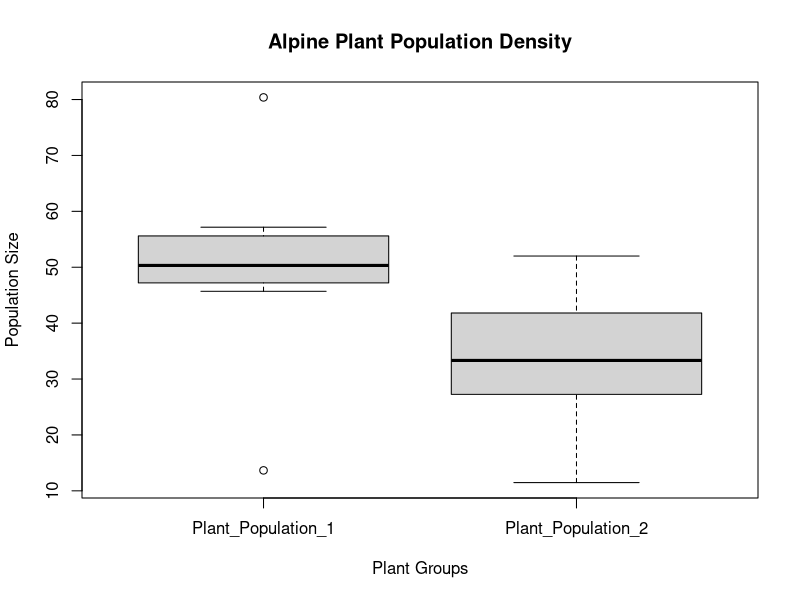
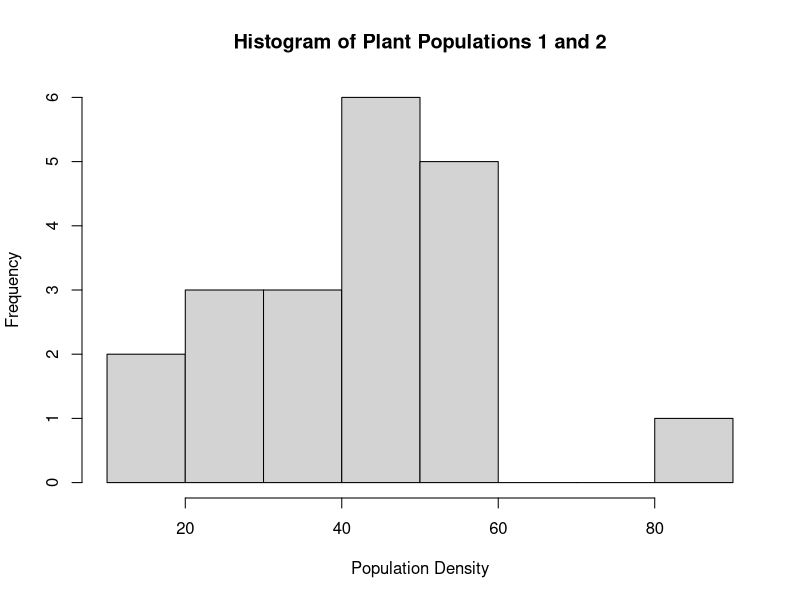

Generate these figures, in order, with R:
## ---- chunk 1
knitr::opts_chunk$set(echo = TRUE)
## ---- chunk 2
plantpopulation1 <- rnorm(n=10, mean = 57, sd = 13)
plantpopulation2 <- rnorm(n=10, mean = 29, sd = 20)
summary(plantpopulation1)
summary(plantpopulation2)
## ---- chunk 3
Plant_Populations <- c(plantpopulation1, plantpopulation2)
Group_Name <- c(rep("Plant_Population_1", length(plantpopulation1)),rep("Plant_Population_2",length(plantpopulation2)))
plant_df <- data.frame(Plant_Populations, Group_Name)
print(plant_df)
## ---- chunk 4
mean(plant_df$Plant_Populations)
sd(plant_df$Plant_Populations)

## ---- chunk 5
boxplot(Plant_Populations~Group_Name,data=plant_df, main="Alpine Plant Population Density",
        xlab="Plant Groups", ylab="Population Size")
## ---- chunk 6
hist(plant_df$Plant_Populations, 
     main = paste("Histogram of Plant Populations 1 and 2"),
     xlab = "Population Density", ylab = "Frequency")
## ---- chunk 7
n_iterations <- 1:10

for (i in n_iterations) {
  plantpopulation1 <- rnorm(n=i, mean = 57, sd = 13)
  plantpopulation2 <- rnorm(n=i, mean = 29, sd = 20)
  Plant_Populations <- c(plantpopulation1, plantpopulation2)
  Group_Name <- c(rep("Plant_Population_1", length(plantpopulation1)),rep("Plant_Population_2",length(plantpopulation2)))
  test_result <- t.test(Plant_Populations~Group_Name, data = plant_df)
  cat("Iteration=",i,"P-value=")
print(test_result$p.value)
}
